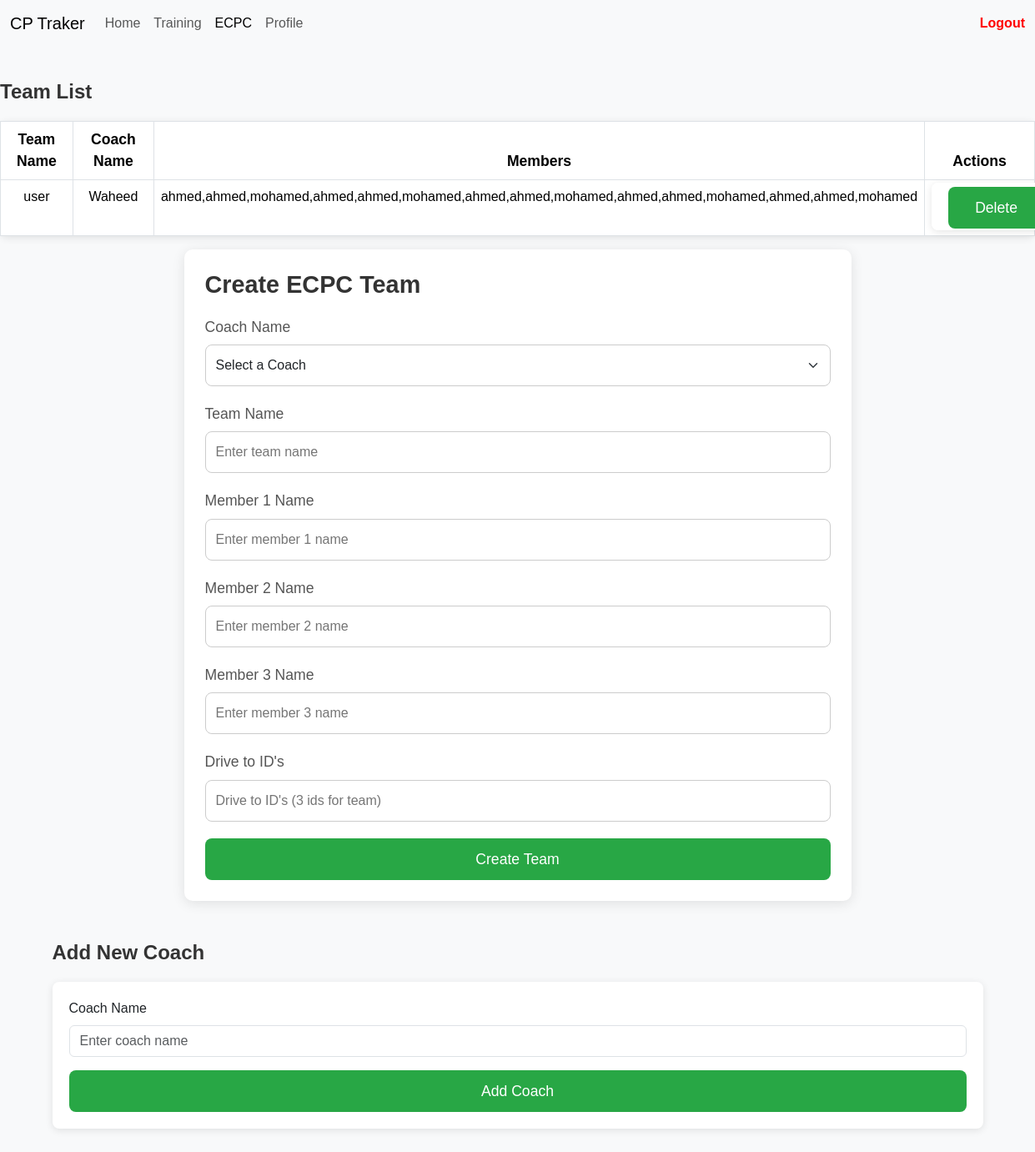
/teams/ecpc_Admin.php, run on the app's committed database.
### tables this page shows
CREATE TABLE `teams` (
  `team_id` int(11) NOT NULL,
  `team_name` varchar(255) NOT NULL,
  `coach_id` int(11) NOT NULL,
  `team_url` text NOT NULL
);

### teams/ecpc_Admin.php (the view, shortened to what this page needs)
<!DOCTYPE html>
<html lang="en">
<head>
    <link rel="stylesheet" href="https://cdn.jsdelivr.net/npm/bootstrap@5.3.3/dist/css/bootstrap.min.css">
    <link rel="stylesheet" href="ecpc_admin_style.css">
    <?php
    $conn = mysqli_connect(
        "localhost",
        "root",
        "",
        "cp-tracker"
    );
    $sql2 = "SELECT t.team_name, c.team_coach_name, GROUP_CONCAT(m.team_member_name)
            AS members, t.team_id
            FROM teams t
            JOIN team_coach c
            ON t.coach_id = c.team_coach_id
            JOIN team_member m
            ON t.team_id = m.team_id
            GROUP BY t.team_id";
    $result = $conn->query($sql2);
    $coach_name = $team_name = $member1 = $member2 = $member3 = $drive = '';
    ?>
</head>
<body>
    <nav class="navbar navbar-expand-lg bg-body-tertiary">
        <div class="container-fluid">
            <a class="navbar-brand" href="#">CP Traker</a>
            <div class="collapse navbar-collapse" id="navbarSupportedContent">
                <ul class="navbar-nav me-auto mb-2 mb-lg-0">
                    <li class="nav-item">
                        <a class="nav-link " aria-current="page" href="../admin/admin_home/home_admin.php">Home</a>
                    </li>
                    <li class="nav-item">
                        <a class="nav-link" href="../admin/admin_topics/admin_topics.php">Training</a>
                    </li>
                    <li class="nav-item">
                        <a class="nav-link active" href="ecpc_Admin.php">ECPC</a>
                    </li>
                    <li class="nav-item">
                        <a class="nav-link" href="../profile_page/profile.php">Profile</a>
                    </li>
                </ul>
                <a class="nav-link ms-auto" href="../logout.php" style="color:red;font-weight: bold;">Logout</a>
            </div>
        </div>
    </nav>
    <div class="team-list">
        <h2>Team List</h2>
        <table class="table table-bordered">
            <thead>
                <tr>
                    <th>Team Name</th>
                    <th>Coach Name</th>
                    <th>Members</th>
                    <th>Actions</th>
                </tr>
            </thead>
            <tbody>
                <?php while ($team = mysqli_fetch_assoc($result)): ?>
                    <tr>
                        <td>
                            <?php echo htmlspecialchars($team['team_name']); ?>
                        </td>
                        <td>
                            <?php echo htmlspecialchars($team['team_coach_name']); ?>
                        </td>
                        <td>
                            <?php echo htmlspecialchars($team['members']); ?>
                        </td>
                        <td class="actions">
                            <form method="POST" style="display:inline;">
                                <button type="submit" class="btn btn-danger">Delete</button>
                            </form>
                        </td>
                    </tr>
                <?php endwhile; ?>
            </tbody>
        </table>
    </div>
    <div id="the_whole_page">
        <form action="" class="form-container" method="POST">
            <h1>Create ECPC Team</h1>
            <label for="coach_name" class="form-label">Coach Name</label>
            <select id="coach_name" name="coach_name" class="form-select" required>
                <option value="">Select a Coach</option>
            </select>
            <label for="team-name">Team Name</label>
            <input type="text" id="team-name" name="teamName" value="<?php echo htmlspecialchars($team_name); ?>"
                placeholder="Enter team name" required>
            <label for="member-1">Member 1 Name</label>
            <input type="text" id="member-1" name="member1" value="<?php echo htmlspecialchars($member1); ?>"
                placeholder="Enter member 1 name" required>
            <label for="member-2">Member 2 Name</label>
            <input type="text" id="member-2" name="member2" value="<?php echo htmlspecialchars($member2); ?>"
                placeholder="Enter member 2 name" required>
            <label for="member-3">Member 3 Name</label>
            <input type="text" id="member-3" name="member3" value="<?php echo htmlspecialchars($member3); ?>"
                placeholder="Enter member 3 name" required>
            <label for="drive">Drive to ID's</label>
            <input type="text" id="drive" name="drive" value="<?php echo htmlspecialchars($drive); ?>"
                placeholder="Drive to ID's (3 ids for team)" required>
            <button type="submit" name="submit" value="submit">Create Team</button>
        </form>
    </div>
    <div class="container mt-5">
        <h2>Add New Coach</h2>
        <form method="POST">
            <div class="mb-3">
                <label for="coach_name" class="form-label">Coach Name</label>
                <input type="text" id="coach_name" name="coach_name" class="form-control" placeholder="Enter coach name"
                    required>
            </div>
            <button type="submit" name="add_coach" class="btn btn-primary">Add Coach</button>
        </form>
    </div>
</body>
</html>

### teams/ecpc_admin_style.css (style rules this page uses)
body { font-family: 'Arial', sans-serif; background-color: #f8f9fa; margin: 0; padding: 0; }
.container { margin-top: 30px; margin-bottom: 50px; }
form { background-color: #ffffff; padding: 20px; border-radius: 8px; box-shadow: 0 2px 10px rgba(0, 0, 0, 0.1); }
h2 { font-size: 1.5rem; margin-bottom: 20px; font-weight: bold; color: #333; }
button[type="submit"] { background-color: #007bff; color: white; border: none; padding: 10px 20px; border-radius: 5px; font-size: 1rem; cursor: pointer; transition: background-color 0.3s ease; }
.team-list { margin-top: 40px; }
table { width: 100%; background-color: #fff; border-radius: 8px; box-shadow: 0 2px 10px rgba(0, 0, 0, 0.1); }
table th, table td { padding: 12px; text-align: center; border-bottom: 1px solid #dee2e6; }
table th { background-color: #007bff; color: white; font-size: 1.1rem; }
.actions button { background-color: #dc3545; color: white; border: none; padding: 8px 16px; border-radius: 5px; cursor: pointer; transition: background-color 0.3s ease; }
.form-container { background-color: #ffffff; padding: 25px; border-radius: 10px; box-shadow: 0 3px 15px rgba(0, 0, 0, 0.1); max-width: 800px; margin: 0 auto; }
.form-container h1 { font-size: 1.8rem; margin-bottom: 20px; font-weight: bold; color: #333; }
.form-container label { font-size: 1.1rem; margin-bottom: 8px; color: #555; }
.form-container input, .form-container select { width: 100%; padding: 12px; margin-bottom: 20px; border-radius: 8px; border: 1px solid #ccc; font-size: 1rem; }
button[type="submit"] { width: 100%; padding: 12px; background-color: #28a745; color: white; border: none; border-radius: 8px; font-size: 1.1rem; cursor: pointer; transition: background-color 0.3s ease; }

### data on the page
teams: team_name "user", team_coach_name "Waheed", members "ahmed,ahmed,mohamed,ahmed,ahmed,mohamed,ahmed,ahmed,mohamed,ahmed,ahmed,mohamed,ahmed,ahmed,mohamed"
